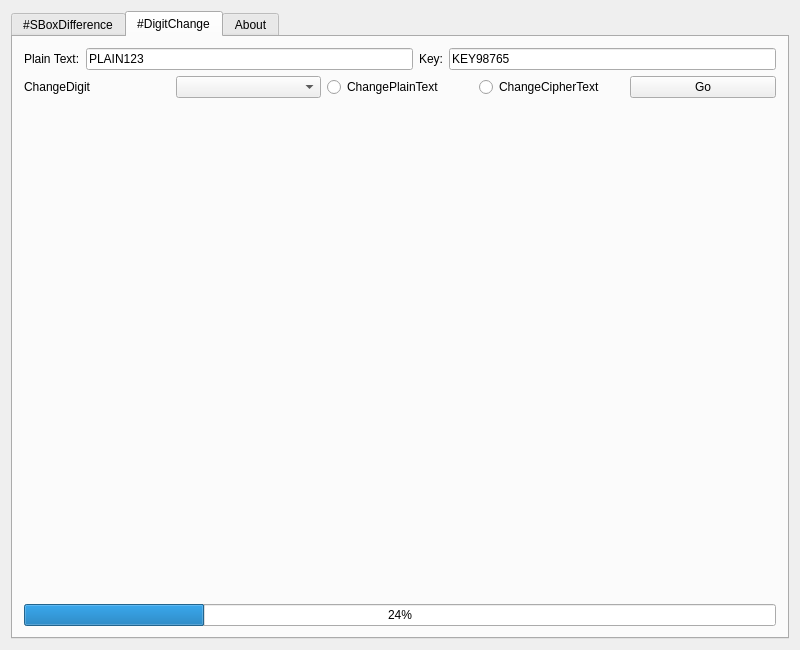
<?xml version="1.0" encoding="UTF-8"?>
<ui version="4.0">
 <class>Widget</class>
 <widget class="QWidget" name="Widget">
  <property name="geometry">
   <rect>
    <x>0</x>
    <y>0</y>
    <width>800</width>
    <height>650</height>
   </rect>
  </property>
  <property name="minimumSize">
   <size>
    <width>800</width>
    <height>650</height>
   </size>
  </property>
  <property name="windowTitle">
   <string>DESAnalysis</string>
  </property>
  <layout class="QHBoxLayout" name="horizontalLayout">
   <item>
    <widget class="QTabWidget" name="tabWidget">
     <property name="currentIndex">
      <number>1</number>
     </property>
     <widget class="QWidget" name="tab1">
      <attribute name="title">
       <string>#SBoxDifference</string>
      </attribute>
      <layout class="QVBoxLayout" name="verticalLayout">
       <item>
        <layout class="QHBoxLayout" name="tab1_line1">
         <item>
          <widget class="QLabel" name="labInDiff">
           <property name="text">
            <string>InDiff :</string>
           </property>
          </widget>
         </item>
         <item>
          <widget class="QComboBox" name="boxInDiff"/>
         </item>
         <item>
          <widget class="QLabel" name="labSBoxId">
           <property name="text">
            <string>SBoxId : </string>
           </property>
          </widget>
         </item>
         <item>
          <widget class="QComboBox" name="boxSBoxId"/>
         </item>
         <item>
          <widget class="QPushButton" name="btnInDiffGo">
           <property name="text">
            <string>Go!</string>
           </property>
          </widget>
         </item>
        </layout>
       </item>
       <item>
        <widget class="QTableWidget" name="tableWidget">
         <column>
          <property name="text">
           <string>OutDiff</string>
          </property>
         </column>
         <column>
          <property name="text">
           <string>Number</string>
          </property>
         </column>
         <column>
          <property name="text">
           <string>ProbableInput</string>
          </property>
         </column>
        </widget>
       </item>
      </layout>
     </widget>
     <widget class="QWidget" name="tab2">
      <attribute name="title">
       <string>#DigitChange</string>
      </attribute>
      <layout class="QVBoxLayout" name="verticalLayout_2">
       <item>
        <layout class="QHBoxLayout" name="tab2_line1">
         <item>
          <widget class="QLabel" name="labPlain">
           <property name="text">
            <string>Plain Text:</string>
           </property>
          </widget>
         </item>
         <item>
          <widget class="QLineEdit" name="edtPlain">
           <property name="toolTip">
            <string/>
           </property>
           <property name="statusTip">
            <string/>
           </property>
           <property name="whatsThis">
            <string/>
           </property>
           <property name="inputMask">
            <string/>
           </property>
           <property name="text">
            <string notr="true">PLAIN123</string>
           </property>
           <property name="maxLength">
            <number>8</number>
           </property>
          </widget>
         </item>
         <item>
          <widget class="QLabel" name="labKey">
           <property name="text">
            <string>Key:</string>
           </property>
          </widget>
         </item>
         <item>
          <widget class="QLineEdit" name="edtKey">
           <property name="text">
            <string notr="true">KEY98765</string>
           </property>
           <property name="maxLength">
            <number>8</number>
           </property>
          </widget>
         </item>
        </layout>
       </item>
       <item>
        <layout class="QHBoxLayout" name="tab2_line2">
         <item>
          <widget class="QLabel" name="labChangeDigit">
           <property name="text">
            <string>ChangeDigit</string>
           </property>
          </widget>
         </item>
         <item>
          <widget class="QComboBox" name="boxChangeDigit"/>
         </item>
         <item>
          <widget class="QRadioButton" name="btnChangePlainText">
           <property name="text">
            <string>ChangePlainText</string>
           </property>
          </widget>
         </item>
         <item>
          <widget class="QRadioButton" name="btnChangeCipherText">
           <property name="text">
            <string>ChangeCipherText</string>
           </property>
          </widget>
         </item>
         <item>
          <widget class="QPushButton" name="btnChangeGo">
           <property name="text">
            <string>Go</string>
           </property>
          </widget>
         </item>
        </layout>
       </item>
       <item>
        <widget class="QCustomPlot" name="plotWidget" native="true"/>
       </item>
       <item>
        <widget class="QProgressBar" name="progressBar">
         <property name="value">
          <number>24</number>
         </property>
        </widget>
       </item>
      </layout>
     </widget>
     <widget class="QWidget" name="tab3">
      <attribute name="title">
       <string>About</string>
      </attribute>
     </widget>
    </widget>
   </item>
  </layout>
 </widget>
 <layoutdefault spacing="6" margin="11"/>
 <customwidgets>
  <customwidget>
   <class>QCustomPlot</class>
   <extends>QWidget</extends>
   <header>./include/qcustomplot/qcustomplot.h</header>
   <container>1</container>
  </customwidget>
 </customwidgets>
 <resources/>
 <connections/>
</ui>
